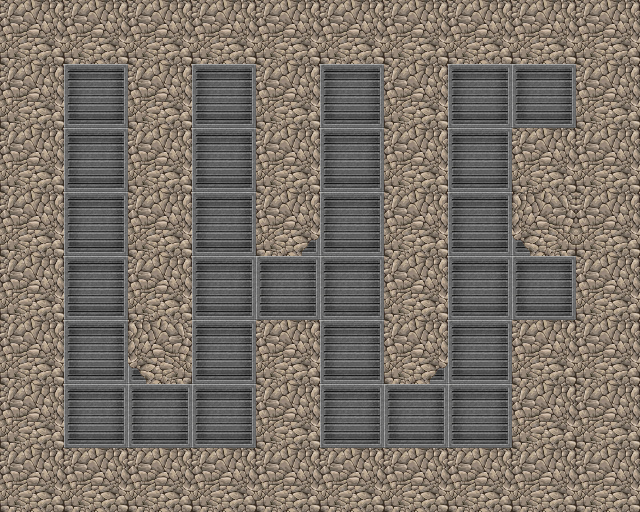

This is a level from a 2D game, rendered from its Tiled map with the project's own tilesets. A one-line summary and the complete map file follow:
An orthogonal 10x8 tile map with 64x64 px tiles, 1 tile layer (Tile Layer 1).

<map version="1.0" orientation="orthogonal" renderorder="right-down" width="10" height="8" tilewidth="64" tileheight="64" nextobjectid="1">
 <tileset firstgid="1" name="tiles" tilewidth="64" tileheight="64" tilecount="100" columns="10">
  <image source="../tiles/tiles.png" width="640" height="640" />
 </tileset>
 <layer name="Tile Layer 1" width="10" height="8">
  <data encoding="csv">
1,1,1,1,1,1,1,1,1,1,
1,2,1,2,1,2,1,2,2,1,
1,2,1,2,1,2,1,2,1,1,
1,2,1,2,3,2,1,2,4,1,
1,2,1,2,2,2,1,2,2,1,
1,2,4,2,1,2,3,2,1,1,
1,2,2,2,1,2,2,2,1,1,
1,1,1,1,1,1,1,1,1,1
</data>
 </layer>
</map>
